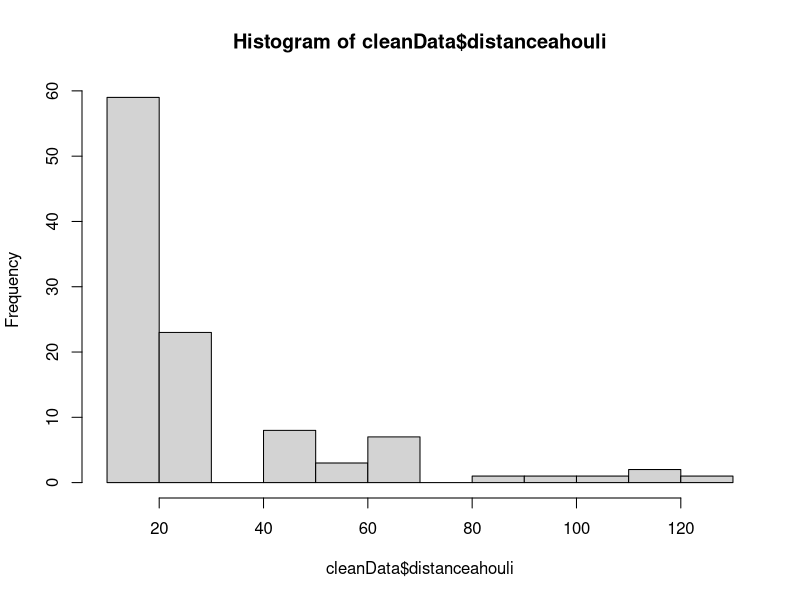

The R source for this figure:
library(tidyverse)
library(readxl)

dataH <- read_xlsx("data_femmes.xlsx")


cleanData <- data.frame(id= dataH$`ID de la réponse`)


########################### Âge #################
table(dataH$`Quel âge avez-vous ?`)

cleanData$ses_age <- NA
cleanData$ses_age[dataH$`Quel âge avez-vous ?` == "18 - 20 ans"] <- "18 à 20 ans"
cleanData$ses_age[dataH$`Quel âge avez-vous ?` == "21 - 29 ans"] <- "21 à 29 ans"
cleanData$ses_age[dataH$`Quel âge avez-vous ?` == "30 - 39 ans"] <- "30 à 39 ans"
cleanData$ses_age[dataH$`Quel âge avez-vous ?` == "40-49"] <- "40 à 49 ans"
cleanData$ses_age[dataH$`Quel âge avez-vous ?` == "50-59"] <- "50 à 59 ans"
cleanData$ses_age[dataH$`Quel âge avez-vous ?` == "60 ou plus"] <- "60 ou plus"
table(cleanData$ses_age)


########################## Lieu ###################
table(dataH$Lieu)

cleanData$ses_lieu <- NA
cleanData$ses_lieu[dataH$Lieu == "Ahou" | dataH$Lieu == "Ahouli" | dataH$Lieu ==
                     "AhouLi" | dataH$Lieu == "Ahouliy"] <- "Ahouli"
cleanData$ses_lieu[dataH$Lieu == "Mibladen"] <- "Mibladen"
table((cleanData$ses_lieu))

########################### Revenu ###################
table(dataH$`Quel est le montant total de vos revenus annuels?`)

cleanData$ses_revenu <- NA
cleanData$ses_revenu[dataH$`Quel est le montant total de vos revenus annuels?` 
                     == "0 à 2000 dirhams" |
                       dataH$`Quel est le montant total de vos revenus annuels?`
                     == "2001 à 5000 dirhams"] <- "faible"
cleanData$ses_revenu[dataH$`Quel est le montant total de vos revenus annuels?` 
                     == "5001 à 7000 dirhams" |
                       dataH$`Quel est le montant total de vos revenus annuels?`
                     == "7001 à 10 000 dirhams"] <- "moyen"
cleanData$ses_revenu[dataH$`Quel est le montant total de vos revenus annuels?`==
                       "Plus de 10 000 dirhams"] <- "élevé"
table(cleanData$ses_revenu)


############ Qualité environnement travail ########
table(dataH$`En général, diriez-vous que la qualité de l'environnement de travail est:`)

cleanData$qualiteTravail <- NA
cleanData$qualiteTravail[dataH$`En général, diriez-vous que la qualité de l'environnement de travail est:`
                         == "Mauvaise"] <- 0
cleanData$qualiteTravail[dataH$`En général, diriez-vous que la qualité de l'environnement de travail est:`
                         == "Médiocre"] <- 0.33
cleanData$qualiteTravail[dataH$`En général, diriez-vous que la qualité de l'environnement de travail est:`
                         == "Moyenne"] <- 0.66
cleanData$qualiteTravail[dataH$`En général, diriez-vous que la qualité de l'environnement de travail est:`
                         == "Bonne"] <- 1

table(cleanData$qualiteTravail)


############## État civil #######
table(dataH$`Quel est votre état civil ?`)

cleanData$ses_etatcivil <- NA

cleanData$ses_etatcivil[dataH$`Quel est votre état civil ?` == "Célibataire"
                        ] <- "Célibataire"
cleanData$ses_etatcivil[dataH$`Quel est votre état civil ?` == "Divorcé/séparé"
] <- "Divorcé/séparé"
cleanData$ses_etatcivil[dataH$`Quel est votre état civil ?` == "Marié"
] <- "Marié"
cleanData$ses_etatcivil[dataH$`Quel est votre état civil ?` == "Veuf"
] <- "Veuf"

table(cleanData$ses_étatcivil)

################## nb enfants ##################
######### le problème du NA ########
table(dataH$`Combien d'enfants avez-vous ?`)

cleanData$ses_enfants <- NA

cleanData$ses_enfants[is.na(dataH$`Combien d'enfants avez-vous ?`)] <- "0"
cleanData$ses_enfants[dataH$`Combien d'enfants avez-vous ?` == "NA" |
                        dataH$`Combien d'enfants avez-vous ?` == "1"] <- "0-1"

cleanData$ses_enfants[dataH$`Combien d'enfants avez-vous ?` == "2" |
                        dataH$`Combien d'enfants avez-vous ?` == "3"] <- "2-3"
cleanData$ses_enfants[dataH$`Combien d'enfants avez-vous ?` == "4" |
                        dataH$`Combien d'enfants avez-vous ?` == "5"] <- "4-5"
cleanData$ses_enfants[dataH$`Combien d'enfants avez-vous ?` == "6" |
                        dataH$`Combien d'enfants avez-vous ?` == "7"] <- "6-7"

table(cleanData$ses_enfants)



###################### Statut professionel actuel ####################
table(dataH$`Parmi les catégories suivantes, laquelle décrit le mieux votre statut professionnel actuel ?`)

cleanData$statutTravail <- NA

cleanData$statutTravail[dataH$`Parmi les catégories suivantes, laquelle décrit le mieux votre statut professionnel actuel ?`
                        == "Employé,Retraité"] <- "Employé maintenant retraité"
cleanData$statutTravail[dataH$`Parmi les catégories suivantes, laquelle décrit le mieux votre statut professionnel actuel ?`
                       == "Retraité"] <- "Retraité"
cleanData$statutTravail[dataH$`Parmi les catégories suivantes, laquelle décrit le mieux votre statut professionnel actuel ?`
                       == "Travailleur autonome"] <- " Travailleur autonome"
cleanData$statutTravail[dataH$`Parmi les catégories suivantes, laquelle décrit le mieux votre statut professionnel actuel ?`
                       == "Travailleur autonome,Retraité"] <- "Travailleur
                                                  autonome maintenant retraité"

table(cleanData$statutTravail)


####################### Provenance ############################

###################### laissez aux autres #######################
table(dataH$`D'où venez vous ?`)










###################### Langue ############################

###################### à réviser ##########################

##################### entrer le code d'Hubert pour chaque langue
table(dataH$`Quelles sont les langues que vous maîtrisez ? (Plusieurs réponses possibles)`)

cleanData$ses_lang_fr <- NA
cleanData$ses_lang_amaz <-NA
cleanData$ses_lang_darija <- NA
cleanData$ses_lang_arabe <- NA
cleanData$ses_lang_ang <- NA
cleanData$ses_lang_espagnol <- NA
cleanData$ses_lang_allem <- NA

votre_vecteur <- c("Amar,Francais", "Francais", "Anglais et Francais", "Espagnol")

resultat <- as.integer(grepl("Francais", votre_vecteur))
resultat <- as.integer(grepl("Amazgigh", votre_vecteur))

cleanData$ses_lang_fr <- as.integer(grepl("Français", dataH$`Quelles sont les langues que vous maîtrisez ? (Plusieurs réponses possibles)`))
table(cleanData$ses_lang_fr)

cleanData$ses_lang_amaz <- as.integer(grepl("Amazigh", dataH$`Quelles sont les langues que vous maîtrisez ? (Plusieurs réponses possibles)`))
table(cleanData$ses_lang_amaz)

cleanData$ses_lang_darija <- as.integer(grepl("Darija", dataH$`Quelles sont les langues que vous maîtrisez ? (Plusieurs réponses possibles)`))
table(cleanData$ses_lang_amaz)

cleanData$ses_lang_ang <- as.integer(grepl("Anglais", dataH$`Quelles sont les langues que vous maîtrisez ? (Plusieurs réponses possibles)`))
table(cleanData$ses_lang_ang)

cleanData$ses_lang_espagnol <- as.integer(grepl("Espagnol", dataH$`Quelles sont les langues que vous maîtrisez ? (Plusieurs réponses possibles)`))
table(cleanData$ses_lang_espagnol)

######################## Niveau d'étude ###########################
table(dataH$`Quel est le plus haut niveau d'études que vous ayez atteint ?`)

cleanData$niveauetude <- NA

cleanData$niveauetude[dataH$`Quel est le plus haut niveau d'études que vous ayez atteint ?`
                      == "Enseignement postsecondaire"] <- "Enseignement postsecondaire"
cleanData$niveauetude[dataH$`Quel est le plus haut niveau d'études que vous ayez atteint ?`
                      == "Enseignement primaire"] <- "Enseignement primaire"
cleanData$niveauetude[dataH$`Quel est le plus haut niveau d'études que vous ayez atteint ?`
                      == "Enseignement secondaire"] <- "Enseignement secondaire"
cleanData$niveauetude[dataH$`Quel est le plus haut niveau d'études que vous ayez atteint ?`
                      == "Sans diplôme"] <- "Sans diplôme"

table(cleanData$niveauétude)

######################### Logement principal ##########################

######################### Autres problèmes ######################
table(dataH$`Où est votre logement principal?`)

cleanData$logementprincipal <- NA

cleanData$logementprincipal[dataH$`Où est votre logement principal?`== 
   "Autre province,Précisez la commune - Missour" |
 dataH$`Où est votre logement principal?` == 
 "Province de Midelt,Précisez la commune - Missour"] <- "Province de Midelt, Missour"
cleanData$logementprincipal[dataH$`Où est votre logement principal?`== 
                       "Province de Midelt,Précisez la commune - Ait ayach" |
                         dataH$`Où est votre logement principal?` == 
 "Province de Midelt,Précisez la commune - Ait Aache"] <-"Province de Midelt, Ait ayach"
cleanData$logementprincipal[dataH$`Où est votre logement principal?`== 
                        "Province de Midelt,Précisez la commune - Ait izdey" |
dataH$`Où est votre logement principal?` == "Province de Midelt,Précisez la commune - Ait Izdeg"] <-
"Province de Midelt, Ait izdeg"
cleanData$logementprincipal[dataH$`Où est votre logement principal?`== 
                      "Province de Midelt,Précisez la commune - Ait oumghar" |
dataH$`Où est votre logement principal?` == "Provincede Midelt,Précisez la commune - Ait omghar"] <- 
 "Province de Midelt, Ait oumghar"
cleanData$logementprincipal[dataH$`Où est votre logement principal?` ==
"Province de Midelt,Précisez la commune - Commune Tiaalaline"] <- "Province de Midelt, Tiaalaline"
cleanData$logementprincipal[dataH$`Où est votre logement principal?` ==
"Province de Midelt,Précisez la commune - Kerando"] <- "Province de Midelt, Kerando"
cleanData$logementprincipal[dataH$`Où est votre logement principal?` == 
                    "Province de Midelt,Précisez la commune - Miblden" |
                      dataH$`Où est votre logement principal?`== "Province de
       Midelt,Précisez la commune - Mibladen"] <- "Province de Midelt, Mibladen"  
cleanData$logementprincipal[dataH$`Où est votre logement principal?` == 
                          "Province de Midelt,Précisez la commune - Riche"] <-
                                                    "Province de Midelt, Riche"
cleanData$logementprincipal[dataH$`Où est votre logement principal?` == 
                        "Province de Midelt,Précisez la commune - Amrssid"] <-
                                        "Province de Midelt, Amersid"
cleanData$logementprincipal[dataH$`Où est votre logement principal?` == 
                        "Province de Midelt,Précisez la commune - Gerama"] <-
                                                "Province de Midelt, Gerama"
cleanData$logementprincipal[dataH$`Où est votre logement principal?` == "Province
                            de Midelt,Précisez la commune - Nzala"] <- "Province
                                                              de Midelt, Nzala"
cleanData$logementprincipal[dataH$`Où est votre logement principal?` == "Province
          de Midelt,Précisez la commune - Zaida"] <- "Province de Midelt, Zaida"

table(cleanData$logementprincipal)                                                            


########################### Distance d'Ahouli ######################

########################### Problème avec deux données ######################
table(dataH$`Distance d'Ahouli`)
cleanData$distanceahouli <- NA
cleanData$distanceahouli <- gsub(",", ".", dataH$`Distance d'Ahouli`)
cleanData$distanceahouli <- gsub("[^0-9.]", "", cleanData$distanceahouli)
cleanData$distanceahouli <- as.numeric(cleanData$distanceahouli)
table(cleanData$distanceahouli)
hist(cleanData$distanceahouli)

############################ Vivez vous avec les membres de votre famille ###############
table(dataH$`Vivez-vous avec les membres de votre famille?`)

cleanData$membrefamilleensemble <- NA

cleanData$membrefamilleensemble[dataH$`Vivez-vous avec les membres de votre famille?` ==
                                  "Non"] <- 0
cleanData$membrefamilleensemble[dataH$`Vivez-vous avec les membres de votre famille?` ==
                                  "Oui"] <- 1

table(cleanData$membrefamilleensemble)


########################## Nombre pièces habitables #####################

table(dataH$`Quel est le nombre de pièce habitable de votre logement?`)

cleanData$nombrepiecehabitable <- NA

cleanData$nombrepiecehabitable[dataH$`Quel est le nombre de pièce habitable de votre logement?` ==
                                 "1"] <- "1"
cleanData$nombrepiecehabitable[dataH$`Quel est le nombre de pièce habitable de votre logement?` ==
                                 "2"] <- "2"
cleanData$nombrepiecehabitable[dataH$`Quel est le nombre de pièce habitable de votre logement?` ==
                                 "3"] <- "3"
cleanData$nombrepiecehabitable[dataH$`Quel est le nombre de pièce habitable de votre logement?` ==
                                 "4"] <- "4"
cleanData$nombrepiecehabitable[dataH$`Quel est le nombre de pièce habitable de votre logement?` ==
                                 "5"] <- "5"
cleanData$nombrepiecehabitable[dataH$`Quel est le nombre de pièce habitable de votre logement?` ==
                                 "6"] <- "6"
cleanData$nombrepiecehabitable[dataH$`Quel est le nombre de pièce habitable de votre logement?` ==
                                 "7"] <- "7"

table(cleanData$nombrepiecehabitable)

########################## Personnes dans le logement ######################
###################### 4 NA ################
table(dataH$`Combien de personnes vivent dans le logement ?`)

cleanData$nbpersonnelogement <- NA

cleanData$ses_enfants[is.na(dataH$`Combien de personnes vivent dans le logement ?`)] <- "0"
cleanData$nbpersonnelogement[dataH$`Combien de personnes vivent dans le logement ?` ==
                               "1" |
                       dataH$`Combien de personnes vivent dans le logement ?` ==
                              "2" ] <- "1 - 2"
cleanData$nbpersonnelogement[dataH$`Combien de personnes vivent dans le logement ?` ==
                               "3" |
                               dataH$`Combien de personnes vivent dans le logement ?` ==
                               "4" ] <- "3 - 4"
cleanData$nbpersonnelogement[dataH$`Combien de personnes vivent dans le logement ?` ==
                               "5" |
                               dataH$`Combien de personnes vivent dans le logement ?` ==
                               "6" ] <- "5 - 6"
cleanData$nbpersonnelogement[dataH$`Combien de personnes vivent dans le logement ?` ==
                               "7" |
                               dataH$`Combien de personnes vivent dans le logement ?` ==
                               "8" ] <- "7 - 8"
cleanData$nbpersonnelogement[dataH$`Combien de personnes vivent dans le logement ?` ==
                               "9" |
                               dataH$`Combien de personnes vivent dans le logement ?` ==
                               "10" ] <- "9 - 10"
cleanData$nbpersonnelogement[dataH$`Combien de personnes vivent dans le logement ?` ==
                               "20"] <- "11 ou plus" 

table(cleanData$nbpersonnelogement)


########################## visite famille #########################
table(dataH$`Combien de fois rendez-vous visite à votre famille?`)

cleanData$visitefamille <- NA

cleanData$visitefamille[dataH$`Combien de fois rendez-vous visite à votre famille?` ==
                          "Plusieurs fois par mois"] <- "Plusieurs fois par mois"
cleanData$visitefamille[dataH$`Combien de fois rendez-vous visite à votre famille?` ==
                          "Plusieurs fois par semaine"] <- "Plusieurs fois par semaine"
cleanData$visitefamille[dataH$`Combien de fois rendez-vous visite à votre famille?` ==
                          "Tous les jours"] <- "Tous les jours"
cleanData$visitefamille[dataH$`Combien de fois rendez-vous visite à votre famille?` ==
                          "Une fois par mois"] <- "Une fois par mois"
cleanData$visitefamille[dataH$`Combien de fois rendez-vous visite à votre famille?` ==
                          "Une fois par semaine"] <- "Une fois par semaine"

table(cleanData$visitefamille)


########################## réparation majeure #######################

table(dataH$`Est-ce que le logement a besoin de réparation majeure?`)

cleanData$reparationmajeure <- NA

cleanData$reparationmajeure[dataH$`Est-ce que le logement a besoin de réparation majeure?` ==
                              "Oui"] <- 1
cleanData$reparationmajeure[dataH$`Est-ce que le logement a besoin de réparation majeure?` ==
                              "Non"] <- 0

table(cleanData$reparationmajeure)


############################## réparation mineure ####################

table(dataH$`Est-ce que le logement a besoin de réparation mineure?`)

cleanData$reparationmineure <- NA

cleanData$reparationmineure[dataH$`Est-ce que le logement a besoin de réparation mineure?` ==
                              "Oui"] <- 1
cleanData$reparationmineure[dataH$`Est-ce que le logement a besoin de réparation mineure?` ==
                              "Non"] <- 0

table(cleanData$reparationmineure)


############################## eau courante #########################
table(dataH$`Est-ce que le logement a l'eau courante?`)

cleanData$eaucourante <- NA

cleanData$eaucourante[dataH$`Est-ce que le logement a l'eau courante?` == 
                        "Oui"] <- 1
cleanData$eaucourante[dataH$`Est-ce que le logement a l'eau courante?` == 
                        "Non"] <- 0

table(cleanData$eaucourante)

############################### toilette #######################
table(dataH$`Est-ce que le logement a des toilettes?`)

cleanData$toilette <- NA

cleanData$toilette[dataH$`Est-ce que le logement a des toilettes?` == 
                     "Non"] <- "Non"
cleanData$toilette[dataH$`Est-ce que le logement a des toilettes?` ==
                     "Oui, à l'extérieur"] <- "Oui, à l'extérieur"
cleanData$toilette[dataH$`Est-ce que le logement a des toilettes?` ==
                     "Oui, dans la maison"] <- "Oui, dans la maison"
cleanData$toilette[dataH$`Est-ce que le logement a des toilettes?` ==
                     "Oui, dans la maison,Oui, à l'extérieur"] <- "Oui, dans la maison et à l'extérieur"

table(cleanData$toilette)


################################ revenus principal ####################

table(dataH$`Quelles sont vos sources de revenus principales?`)

cleanData$revenuprincipal <- NA

cleanData$revenuprincipal[dataH$`Quelles sont vos sources de revenus principales?` == 
                            "Agriculture"] <- "Agriculture"
cleanData$revenuprincipal[dataH$`Quelles sont vos sources de revenus principales?` == 
                            "Mines,Agriculture"] <- "Mines,Agriculture"
cleanData$revenuprincipal[dataH$`Quelles sont vos sources de revenus principales?` == 
                            "Mines,Autre (veuillez spécifier) - Artisans"] <- "Mines,Artisanat"
cleanData$revenuprincipal[dataH$`Quelles sont vos sources de revenus principales?` == 
                            "Agriculture,Élevage"] <- "Agriculture,Élevage"
cleanData$revenuprincipal[dataH$`Quelles sont vos sources de revenus principales?` == 
                            "Mines,Agriculture,Élevage"] <- "Mines,Agriculture,Élevage"
cleanData$revenuprincipal[dataH$`Quelles sont vos sources de revenus principales?` == 
                            "Mines,Commerce"] <- "Mines,Commerce"
cleanData$revenuprincipal[dataH$`Quelles sont vos sources de revenus principales?` == 
                            "Mines"] <- "Mines"
cleanData$revenuprincipal[dataH$`Quelles sont vos sources de revenus principales?` == 
                            "Mines,Aides publiques ou privées"] <- "Mines,Aides publiques ou privées"
cleanData$revenuprincipal[dataH$`Quelles sont vos sources de revenus principales?` == 
                            "Mines,Élevage"] <- "Mines,Élevage"

table(cleanData$revenuprincipal)

##############################  accès services de santé #################

table(dataH$`Avez-vous accès à des services de santé?`)





########################### Assurance maladie ##################
table(dataH$`Avez vous une assurance médicale?`)

cleanData$assurancemedicale <- NA

cleanData$assurancemedicale[dataH$`Avez vous une assurance médicale?` == 
                              "Oui"] <- 1
cleanData$assurancemedicale[dataH$`Avez vous une assurance médicale?` == 
                              "Non"] <- 0

table(cleanData$assurancemédicale)


############################ Assainissement ############
table(dataH$`Y a-t-il un système d'assainissement dans la communauté?`)

cleanData$assainissement <- NA

cleanData$assainissement[dataH$`Y a-t-il un système d'assainissement dans la communauté?` ==
                           "Oui"] <- 1
cleanData$assainissement[dataH$`Y a-t-il un système d'assainissement dans la communauté?` ==
                           "Non"] <- 0

table(cleanData$assainissement)


###################### école primaire ########################

table(dataH$`Y a-t-il une école primaire dans la communauté?`)

cleanData$ecoleprimaire <- NA

cleanData$ecoleprimaire[dataH$`Y a-t-il une école primaire dans la communauté?` ==
                   "Non"] <- "Non"
cleanData$ecoleprimaire[dataH$`Y a-t-il une école primaire dans la communauté?` ==
                          "Non,Si non, à quelle distance? - 15 km" |
                       dataH$`Y a-t-il une école primaire dans la communauté?`
                       == "Non,Si non, à quelle distance? - 3km" ] <-
  "Non, l'école est à une distance de maximum 15 km"
cleanData$ecoleprimaire[dataH$`Y a-t-il une école primaire dans la communauté?` ==
                          "Oui"] <- "Oui"

table(cleanData$ecoleprimaire)

######################### système de transport ###################

table(dataH$`Y a-t-il un système de transport collectif dans la communauté?`)



######################### Épicerie #######################
table(dataH$`Où allez vous pour acheter l'épicerie?`)

cleanData$epicerie <- NA

cleanData$epicerie[dataH$`Où allez vous pour acheter l'épicerie?` == "Midelt"] <-
                                                                      "Midelt"
cleanData$epicerie[dataH$`Où allez vous pour acheter l'épicerie?` == 
                      "Midelt,Si autre, laquelle? - Boumia"] <- "Midelt,Boumia"
cleanData$epicerie[dataH$`Où allez vous pour acheter l'épicerie?` == 
                     "Midelt,Si autre, laquelle? - Nzala"] <- "Midelt,Nzala"
cleanData$epicerie[dataH$`Où allez vous pour acheter l'épicerie?` == 
                     "Midelt,Si autre, laquelle? - Riche"] <- "Midelt,Rich"
cleanData$epicerie[dataH$`Où allez vous pour acheter l'épicerie?` == 
                     "Midelt,Zaîda"] <- "Midelt,Zaîda"
cleanData$epicerie[dataH$`Où allez vous pour acheter l'épicerie?` == 
                     "Si autre, laquelle? - Boumia"] <- "Boumia"
cleanData$epicerie[dataH$`Où allez vous pour acheter l'épicerie?` == 
                     "Zaîda"] <- "Zaîda"
cleanData$epicerie[dataH$`Où allez vous pour acheter l'épicerie?` == 
                     "Midelt,Si autre, laquelle? - Beram"] <- "Midelt,Beram"
cleanData$epicerie[dataH$`Où allez vous pour acheter l'épicerie?` == 
                     "Midelt,Si autre, laquelle? - Missour"] <- "Midelt,Missour"
cleanData$epicerie[dataH$`Où allez vous pour acheter l'épicerie?` == 
                     "Midelt,Si autre, laquelle? - Rich, Nzala" |
                     dataH$`Où allez vous pour acheter l'épicerie?` == 
                     "Midelt,Si autre, laquelle? - Riche, Nzala"] <- "Midelt,Rich,Nzala"
cleanData$epicerie[dataH$`Où allez vous pour acheter l'épicerie?` == 
                     "Midelt,Zaîda,Si autre, laquelle? - Boumia"] <- 
                                                        "Midelt,Zaîda,Boumia"
cleanData$epicerie[dataH$`Où allez vous pour acheter l'épicerie?` == 
                     "Si autre, laquelle? - Rich"] <- "Rich"

table(cleanData$epicerie)

############################# Santé générale ####################

table(dataH$`Comment évalueriez-vous votre santé générale?`)

cleanData$santegenerale <- NA

cleanData$santegenerale[dataH$`Comment évalueriez-vous votre santé générale?` ==
                          "Mauvaise"] <- 0
cleanData$santegenerale[dataH$`Comment évalueriez-vous votre santé générale?` ==
                          "Médiocre"] <- 0.25
cleanData$santegenerale[dataH$`Comment évalueriez-vous votre santé générale?` ==
                          "Bonne"] <- 0.5
cleanData$santegenerale[dataH$`Comment évalueriez-vous votre santé générale?` ==
                          "Très bonne"] <- 0.75
cleanData$santegenerale[dataH$`Comment évalueriez-vous votre santé générale?` ==
                          "Excellente"] <- 1

table(cleanData$santegenerale)

############################ consommation alcool ##############

table(dataH$`Est-ce que vous consommez de l'alcool?`)

cleanData$consommationalcool <- NA

cleanData$consommationalcool[dataH$`Est-ce que vous consommez de l'alcool?` == 
                               "Non"] <- "Non"
cleanData$consommationalcool[dataH$`Est-ce que vous consommez de l'alcool?` == 
     "Oui,Si oui, à quelle fréquence? (Rarement; Régulièrement) - Rarement"] <-
                                                             "Oui,rarement"
cleanData$consommationalcool[dataH$`Est-ce que vous consommez de l'alcool?` == 
"Oui,Si oui, à quelle fréquence? (Rarement; Régulièrement) - Régulièrement"] <-
                                                      "Oui,régulièrement"

table(cleanData$consommationalcool)

############################ Fumez Tabac ######################

########################### Me donne mal à la tête ça ##################
table(dataH$`Fumez-vous du tabac?`)




############################ Maladie cardiovasculaire ################
table(dataH$`Avez-vous déjà été diagnostiqué avec une maladie cardiovasculaire?`)

cleanData$maladiecardiovasculaire <- NA

cleanData$maladiecardiovasculaire[dataH$`Avez-vous déjà été diagnostiqué avec une maladie cardiovasculaire?` ==
                                    "Non"] <- "Non"
cleanData$maladiecardiovasculaire[dataH$`Avez-vous déjà été diagnostiqué avec une maladie cardiovasculaire?` ==
                                    "Hypertension"] <- "Hypertension"
cleanData$maladiecardiovasculaire[dataH$`Avez-vous déjà été diagnostiqué avec une maladie cardiovasculaire?` ==
                                    "Hypertension,Maladie coronarienne"] <- 
                                      "Hypertension,maladie coronarienne"
cleanData$maladiecardiovasculaire[dataH$`Avez-vous déjà été diagnostiqué avec une maladie cardiovasculaire?` ==
                                    "Maladie coronarienne"] <- "Maladie coronarienne"

table(cleanData$maladiecardiovasculaire)


############################# Maladie chronique ######################
table(dataH$`Avez-vous déjà été diagnostiqué avec une autre maladie chronique?`)

cleanData$maladiechronique <- NA

cleanData$maladiechronique[]


############################## Problèmes respiratoires ##############
table(dataH$`Avez-vous des problèmes respiratoires?`)

cleanData$maladierespiratoire <- NA

cleanData$maladierespiratoire[dataH$`Avez-vous des problèmes respiratoires?` ==
                                 "Non"] <- "Non"
cleanData$maladierespiratoire[dataH$`Avez-vous des problèmes respiratoires?` ==
                                "Asthme"] <- "Asthme"
cleanData$maladierespiratoire[dataH$`Avez-vous des problèmes respiratoires?` ==
       "Asthme,Autre (veuillez spécifier) - Sensible aux yeux ( poussière)"] <-
                "Asthme,sensibilité aux yeux causée par la poussière"
cleanData$maladierespiratoire[dataH$`Avez-vous des problèmes respiratoires?` ==
                                "Asthme,Bronchite"] <- "Asthme,bronchite"
cleanData$maladierespiratoire[dataH$`Avez-vous des problèmes respiratoires?` ==
                      "Autre (veuillez spécifier) - Amygdalite"] <- "Amygdalite"
cleanData$maladierespiratoire[dataH$`Avez-vous des problèmes respiratoires?` ==
                                "Bronchite"] <- "Bronchite"

table(cleanData$maladierespiratoire)


############################# problèmes de peau ####################

table(dataH$`Avez-vous des problèmes de peau?`)

cleanData$problemepeau <- NA

cleanData$problemepeau[dataH$`Avez-vous des problèmes de peau?` == "Non"] <- "Non"
cleanData$problemepeau[dataH$`Avez-vous des problèmes de peau?` ==
                         "Autre (veuillez spécifier)"] <- "Autre"
cleanData$problemepeau[dataH$`Avez-vous des problèmes de peau?` == 
                         "Autre (veuillez spécifier) - Allergie"] <- "Allergie"
cleanData$problemepeau[dataH$`Avez-vous des problèmes de peau?` == 
                         "Démangeaisons"] <- "Démangeaisons"
cleanData$problemepeau[dataH$`Avez-vous des problèmes de peau?` == 
                         "Éruptions cutanées"] <- "Éruptions cutanées"
cleanData$problemepeau[dataH$`Avez-vous des problèmes de peau?` == 
       "Éruptions cutanées,Démangeaisons"] <- "Éruptions cutanées,démangeaisons"
cleanData$problemepeau[dataH$`Avez-vous des problèmes de peau?` == 
"Éruptions cutanées,Démangeaisons,Autre (veuillez spécifier) - Squelette ( dos)"
] <- "Éruptions cutanées,démengeaisons,squellete (dos)"

table(cleanData$problèmepeau)

############################# problèmes neurologiques ##################
table(dataH$`Avez-vous des antécédents de problèmes neurologiques?`)

cleanData$problemeneuro <- NA

cleanData$problemeneuro[dataH$`Avez-vous des antécédents de problèmes neurologiques?` ==
                          "Non"] <- "Non"
cleanData$problemeneuro[dataH$`Avez-vous des antécédents de problèmes neurologiques?` ==
                   "Autre (veuillez spécifier) - Parkinson"] <- "Parkinson"
cleanData$problemeneuro[dataH$`Avez-vous des antécédents de problèmes neurologiques?` ==
                          "Maux de tête"] <- "Maux de tête"
cleanData$problemeneuro[dataH$`Avez-vous des antécédents de problèmes neurologiques?` ==
                          "Maux de tête,Vertiges" |
              dataH$`Avez-vous des antécédents de problèmes neurologiques?`==
    "Maux de tête,Vertiges,Autre (veuillez spécifier) - A cause de gaz"] <- 
                                            "Maux de tête,vertige"
cleanData$problemeneuro[dataH$`Avez-vous des antécédents de problèmes neurologiques?` ==
                          "Vertiges"] <- "Vertige"

table(cleanData$problemeneuro)

################################ Problèmes digestifs #####################
table(dataH$`Avez-vous des problèmes digestifs?`)

cleanData$problemedigestif <- NA

cleanData$problemedigestif[dataH$`Avez-vous des problèmes digestifs?` == "Non"] <- "Non"
cleanData$problemedigestif[dataH$`Avez-vous des problèmes digestifs?` == 
                             "Douleurs abdominales"] <- "Douleurs abdominales"
cleanData$problemedigestif[dataH$`Avez-vous des problèmes digestifs?` == 
                             "Nausées,Douleurs abdominales"] <- 
                                                  "Nausées,douleurs abdominales"
cleanData$problemedigestif[dataH$`Avez-vous des problèmes digestifs?` == 
"Nausées,Vomissements,Douleurs abdominales"] <- "Nausées,Vomissements,Douleurs abdominales"
cleanData$problemedigestif[dataH$`Avez-vous des problèmes digestifs?` == 
                             "Vomissements"] <- "Vomissements"
cleanData$problemedigestif[dataH$`Avez-vous des problèmes digestifs?` == 
                             "Nausées"] <- "Nausées"
cleanData$problemedigestif[dataH$`Avez-vous des problèmes digestifs?` == 
                  "Nausées,Vomissements"] <- "Nausées,vomissements"
cleanData$problemedigestif[dataH$`Avez-vous des problèmes digestifs?` == 
    "Vomissements,Douleurs abdominales"] <- "Vomissements,douleurs abdominales"

table(cleanData$problemedigestif)

####################### Douleurs musculaires/articulaires ##################
table(dataH$`Avez-vous des douleurs musculaires ou articulaires fréquentes?`)

cleanData$douleursmusculaires <- NA

cleanData$douleursmusculaires[dataH$`Avez-vous des douleurs musculaires ou articulaires fréquentes?` ==
                                "Non"] <- "Non"
cleanData$douleursmusculaires[dataH$`Avez-vous des douleurs musculaires ou articulaires fréquentes?` ==
"Oui, j'ai des douleurs articulaires fréquentes"] <- "Oui, j'ai des douleurs articulaires fréquentes"
cleanData$douleursmusculaires[dataH$`Avez-vous des douleurs musculaires ou articulaires fréquentes?` ==
 "Oui, j'ai des douleurs musculaires  fréquentes"] <- "Oui, j'ai des douleurs musculaires  fréquentes"
cleanData$douleursmusculaires[dataH$`Avez-vous des douleurs musculaires ou articulaires fréquentes?` ==
"Oui, j'ai des douleurs musculaires  fréquentes,Oui, j'ai des douleurs articulaires fréquentes"] <- 
  "Oui, j'ai des douleurs musculaires et articulaires fréquentes"

table(cleanData$douleursmusculaires)


######################## Blessure dans les 12 dernier mois ###################
table(dataH$`Avez-vous eu une blessure ou un accident au cours des 12 derniers mois?`)




######################## Difficultés à dormir/insomnie ##################
table(dataH$`Avez-vous des difficultés à dormir ou souffrez-vous d'insomnie?`)

cleanData$troublesommeil <- NA

cleanData$troublesommeil[dataH$`Avez-vous des difficultés à dormir ou souffrez-vous d'insomnie?` == 
                           "Non"] <- "Non"
cleanData$troublesommeil[dataH$`Avez-vous des difficultés à dormir ou souffrez-vous d'insomnie?` == 
"Oui, j'ai des difficultés à dormir"] <- "Oui, j'éprouve des difficultés à dormir"
cleanData$troublesommeil[dataH$`Avez-vous des difficultés à dormir ou souffrez-vous d'insomnie?` == 
                "Oui, je souffre d'insomnie"] <- "Oui, je souffre d'insomnie"

table(cleanData$troublesommeil)

########################## Où travaillez-vous ####################
table(dataH$`Travaillez-vous dans:`)

cleanData$lieudetravail <- NA

cleanData$lieudetravail[dataH$`Travaillez-vous dans:` == "la mine d'Ahouli"] <-
                                                            "La mine d'Ahouli"
cleanData$lieudetravail[dataH$`Travaillez-vous dans:` == "la mine d'Ahouli,la mine de Mibleden"] <-
  "La mine d'Ahouli et la mine de Mibladen"
cleanData$lieudetravail[dataH$`Travaillez-vous dans:` == "la mine de Mibleden"] <-
  "La mine de Mibladen"

table(cleanData$lieudetravail)


####################### Année d'expérience #################
table(dataH$`Depuis combien de temps travaillez-vous dans la mine ?`)

cleanData$anneeexperience <- NA

cleanData$anneeexperience[dataH$`Depuis combien de temps travaillez-vous dans la mine ?` ==
                            "<1an" | 
                            dataH$`Depuis combien de temps travaillez-vous dans la mine ?` ==
                            "1-3 ans"] <- "0 - 3 ans"
cleanData$anneeexperience[dataH$`Depuis combien de temps travaillez-vous dans la mine ?` ==
                            "4-6 ans"] <- "4 - 6 ans"
cleanData$anneeexperience[dataH$`Depuis combien de temps travaillez-vous dans la mine ?` ==
                            "7-10 ans"] <- "7 - 10 ans"
cleanData$anneeexperience[dataH$`Depuis combien de temps travaillez-vous dans la mine ?` ==
                            "10 - 15 ans"] <- "10 - 15 ans"
cleanData$anneeexperience[dataH$`Depuis combien de temps travaillez-vous dans la mine ?` ==
                            "> 20 ans"] <- "Plus de 20 ans"

table(cleanData$anneeexperience)



######################## Perception du danger ###################

table(dataH$`Connaissez-vous les dangers de l'extraction du plomb?`)



####################### Suivi médical ####################

table(dataH$`Avez-vous accès à un suivi médical régulier pour détecter et traiter les problèmes de santé liés à l'exposition au plomb et aux conditions de travail dans la mine?`)

cleanData$suivimedical <- NA

cleanData$suivimedical[dataH$`Avez-vous accès à un suivi médical régulier pour détecter et traiter les problèmes de santé liés à l'exposition au plomb et aux conditions de travail dans la mine?` == 
                         "Non"] <- 0
cleanData$suivimedical[dataH$`Avez-vous accès à un suivi médical régulier pour détecter et traiter les problèmes de santé liés à l'exposition au plomb et aux conditions de travail dans la mine?` == 
                         "Oui"] <- 1

table(cleanData$suivimedical)

######################## Équipement de sécurité ################
####################### À cleaner comme du monde ###############
table(dataH$`Utilisez-vous des équipements de sécurité ou de protection individuelle lors de votre travail dans la mine?`)


##################### impacts long terme préoccupations ##################
table(dataH$`Selon vous, les impacts à long terme de l'extraction artisanale sur la santé des travailleurs sont-ils préoccupants?`)

cleanData$dangerimpactlongterme <- NA

cleanData$dangerimpactlongterme[dataH$`Selon vous, les impacts à long terme de l'extraction artisanale sur la santé des travailleurs sont-ils préoccupants?` ==
                                  "Oui"] <- 1

table(cleanData$dangerimpactlongterme)

#################### impacts long terme #####################
################### À cleaner comme du monde #################
table(dataH$`Selon vous, quels sont les impacts à long terme de l’extraction artisanale sur la santé des travailleurs et de la communauté?`)


##################### problème santé à cause des mines ################
table(dataH$`Avez-vous ou l'un de vos proches soufferts d'accidents ou de problèmes de santé à cause du travail dans les mines?`)

cleanData$problemesantemine <- NA

cleanData$problemesantemine[dataH$`Avez-vous ou l'un de vos proches soufferts d'accidents ou de problèmes de santé à cause du travail dans les mines?` == 
                              "Non"] <- 0
cleanData$problemesantemine[dataH$`Avez-vous ou l'un de vos proches soufferts d'accidents ou de problèmes de santé à cause du travail dans les mines?` == 
                              "Oui"] <- 1

table(cleanData$problemesantemine)

###################### protocole #####################
table(dataH$`Existe-t-il un plan d'action ou un protocole pour gérer les situations d'urgence ou les accidents dans la mine?`)

cleanData$protocole <- NA

cleanData$protocole[dataH$`Existe-t-il un plan d'action ou un protocole pour gérer les situations d'urgence ou les accidents dans la mine?` ==
                      "Non"] <- 0
cleanData$protocole[dataH$`Existe-t-il un plan d'action ou un protocole pour gérer les situations d'urgence ou les accidents dans la mine?` ==
                      "Oui"] <- 1

table(cleanData$protocole)

####################### problème de santé courant communauté #############
###################### à cleaner sur le sens du monde #################
table(dataH$`Quelles sont les problèmes de santé les plus courant dans votre communauté`)


###################### risque qualité de l'eau #####################
table(dataH$`Quelles sont les risques en santé environnementale qui pourraient être liés à la mine?  
[Qualité de l’eau]`)


##################### risque qualité de l'air ###################
table(dataH$`Quelles sont les risques en santé environnementale qui pourraient être liés à la mine?  Qualité de l’air`)




################### qualité environnement social ################
table(dataH$`En général, diriez-vous que la qualité de l'environnement social est:`)

cleanData$qualitesocial <- NA

cleanData$qualitesocial[dataH$`En général, diriez-vous que la qualité de l'environnement social est:` ==
                          "Mauvaise"] <- 0
cleanData$qualitesocial[dataH$`En général, diriez-vous que la qualité de l'environnement social est:` ==
                          "Médiocre"] <- 0.33
cleanData$qualitesocial[dataH$`En général, diriez-vous que la qualité de l'environnement social est:` ==
                          "Bonne"] <- 0.66
cleanData$qualitesocial[dataH$`En général, diriez-vous que la qualité de l'environnement social est:` ==
                          "Très bonne"] <- 1

table(cleanData$qualitesocial)

################### qualité naturel #####################
table(dataH$`En général, diriez-vous que la qualité de l'environnement naturel est:`)

cleanData$qualitenaturel <- NA

cleanData$qualitenaturel[dataH$`En général, diriez-vous que la qualité de l'environnement naturel est:` ==
                           "Mauvaise"] <- 0
cleanData$qualitenaturel[dataH$`En général, diriez-vous que la qualité de l'environnement naturel est:` ==
                           "Médiocre"] <- 0.33
cleanData$qualitenaturel[dataH$`En général, diriez-vous que la qualité de l'environnement naturel est:` ==
                           "Bonne"] <- 0.66
cleanData$qualitenaturel[dataH$`En général, diriez-vous que la qualité de l'environnement naturel est:` ==
                           "Très bonne"] <- 1

table(cleanData$qualitenaturel)

######################### santé générale communauté ###############
table(dataH$`Selon vous, la santé générale de la communauté est :`)

cleanData$santegeneralecommunaute <- NA

cleanData$santegeneralecommunaute[dataH$`Selon vous, la santé générale de la communauté est :` ==
                                    "Mauvaise"] <- 0
cleanData$santegeneralecommunaute[dataH$`Selon vous, la santé générale de la communauté est :` ==
                                    "Moyenne"] <- 0.5
cleanData$santegeneralecommunaute[dataH$`Selon vous, la santé générale de la communauté est :` ==
                                    "Bonne"] <- 1

table(cleanData$santegeneralecommunaute)

######################## amélioration sanitaire communautée#################
###################### questions ouvertes rough ##################
table(dataH$`Qu'est ce qui pourrait  améliorer la situation socioéconomique et sanitaire de la communauté?`)


###################### stress travail ################
table(dataH$`Ressentez-vous du stress ou de l'anxiété liés à votre propre travail ou au travail de votre famille dans l'exploitation minière ?`)

cleanData$stresstravail <- NA

cleanData$stresstravail[dataH$`Ressentez-vous du stress ou de l'anxiété liés à votre propre travail ou au travail de votre famille dans l'exploitation minière ?` ==
                          "Non"] <- 0
cleanData$stresstravail[dataH$`Ressentez-vous du stress ou de l'anxiété liés à votre propre travail ou au travail de votre famille dans l'exploitation minière ?` ==
                          "Oui"] <- 1

table(cleanData$stresstravail)

######################## stress situation économique ##############
table(dataH$`Ressentez-vous du stress ou de l'anxiété en raison de votre situation économique ou de celle de votre famille?`)

cleanData$stresseconomique <- NA

cleanData$stresseconomique[dataH$`Ressentez-vous du stress ou de l'anxiété en raison de votre situation économique ou de celle de votre famille?` ==
                             "Non"] <- 0
cleanData$stresseconomique[dataH$`Ressentez-vous du stress ou de l'anxiété en raison de votre situation économique ou de celle de votre famille?` ==
                             "Oui"] <- 1

table(cleanData$stresseconomique)

####################### désespoir/dépression communauté ################
table(dataH$`Ressentez-vous un sentiment de désespoir ou de dépression lié aux conditions de travail et de vie dans la communauté?`)

cleanData$desespoircommunaute <- NA

cleanData$desespoircommunaute[dataH$`Ressentez-vous un sentiment de désespoir ou de dépression lié aux conditions de travail et de vie dans la communauté?` ==
                                "Non"] <- 0
cleanData$desespoircommunaute[dataH$`Ressentez-vous un sentiment de désespoir ou de dépression lié aux conditions de travail et de vie dans la communauté?` ==
                                "Oui"] <- 1

table(cleanData$desespoircommunaute)

##################### santé mentale ################
table(dataH$`Avez-vous le sentiment que votre santé mentale a été impactée par l'exploitation minière ?`)

cleanData$santementale <- NA

cleanData$santementale[dataH$`Avez-vous le sentiment que votre santé mentale a été impactée par l'exploitation minière ?` ==
                         "Non"] <- 0
cleanData$santementale[dataH$`Avez-vous le sentiment que votre santé mentale a été impactée par l'exploitation minière ?` ==
                         "Oui"] <- 1

table(cleanData$santementale)
